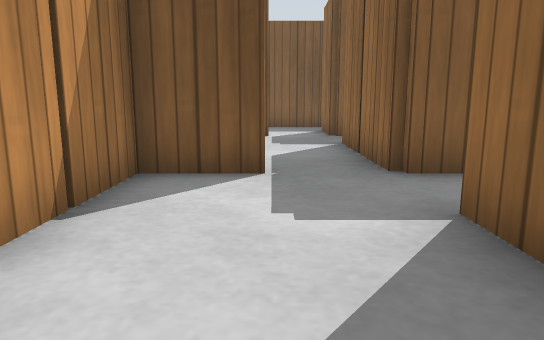
View 1 (above)

24 first-person views from a walk through a Gazebo world. The camera is 0.5 m above the floor, tilts 10° down and sees 70° across. The floor is counted in squares, 0.5 m on a side. Each view is taken from the middle of a square. On the plan, view 1 faces up. The plan holds only what a view shows up to about 13 squares ahead; the rest is blank. Simple patterns stand in for the simulator's built-in surfaces.

View 2
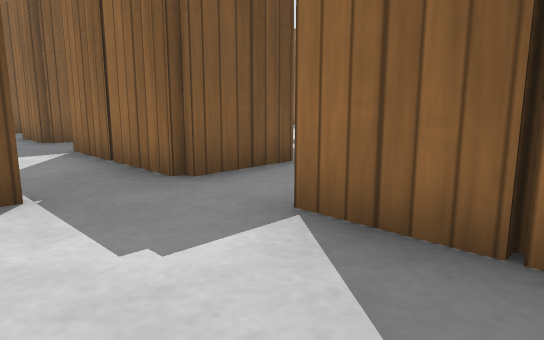

View 3
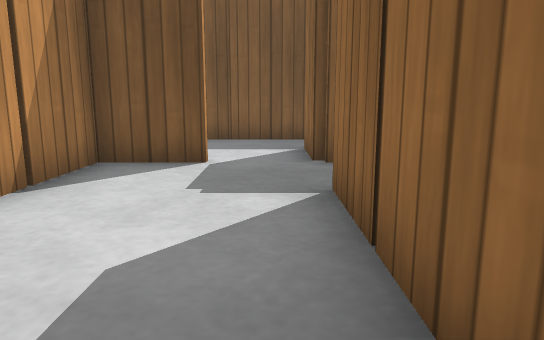

View 4
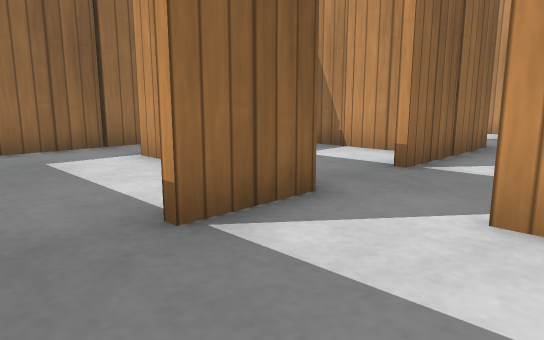

View 5
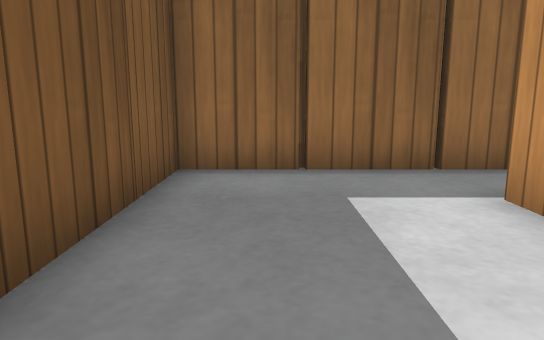

View 6
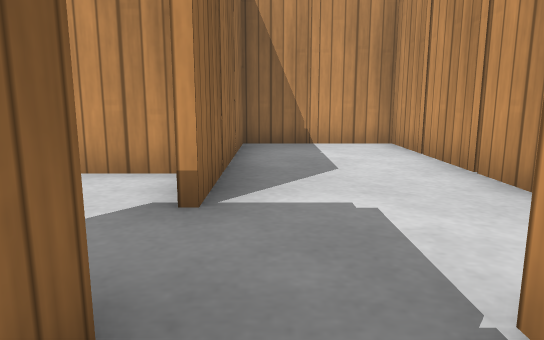

View 7
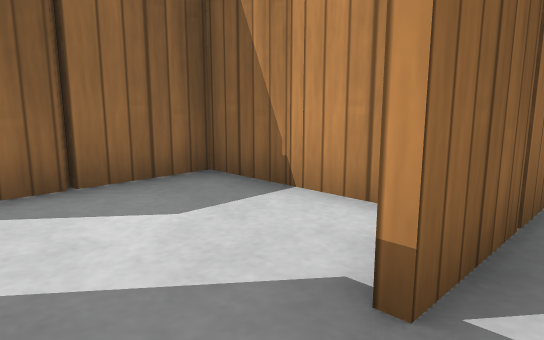

View 8
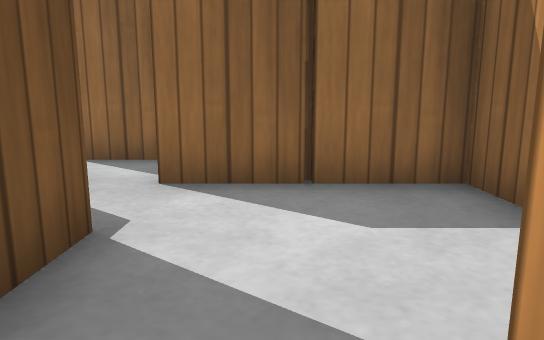

View 9
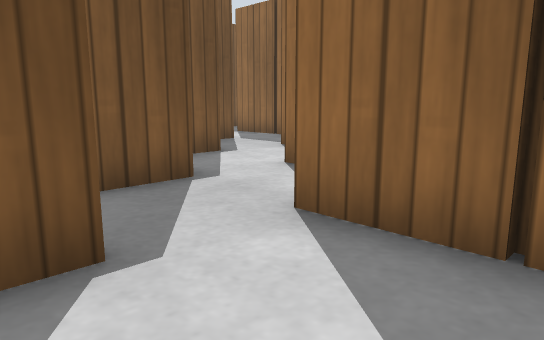

View 10
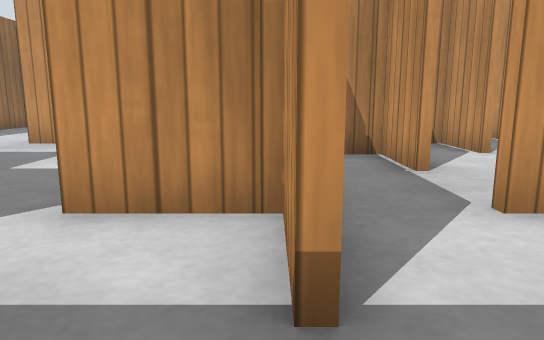

View 11
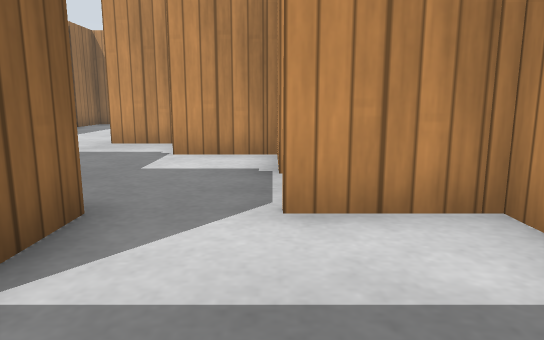

View 12
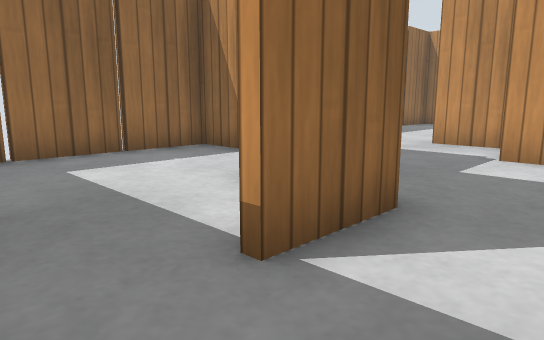

View 13
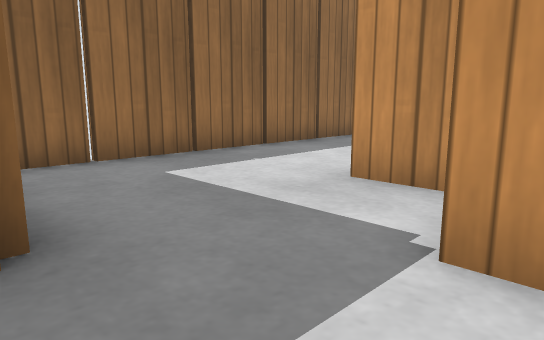

View 14
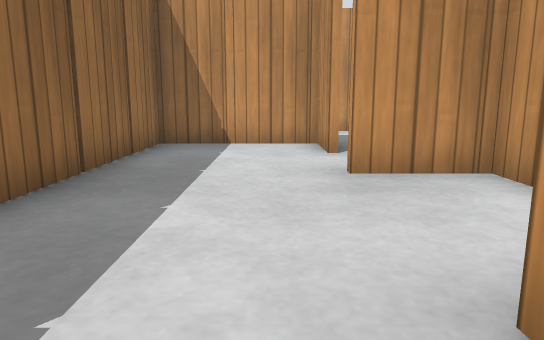

View 15
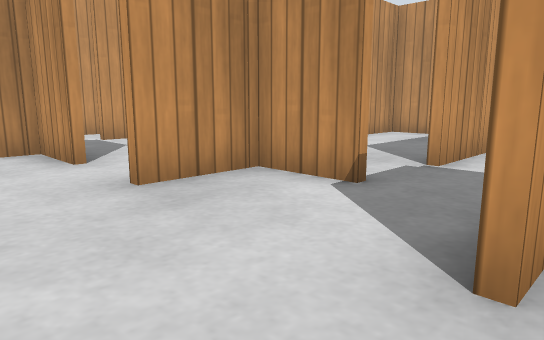

View 16
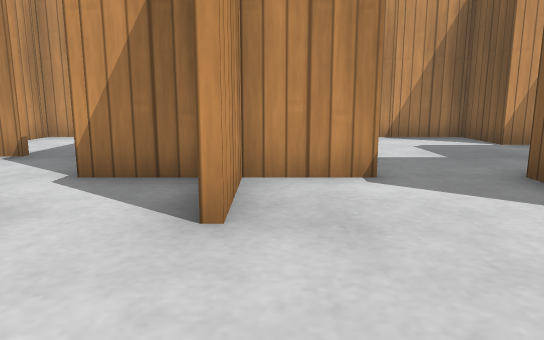

View 17
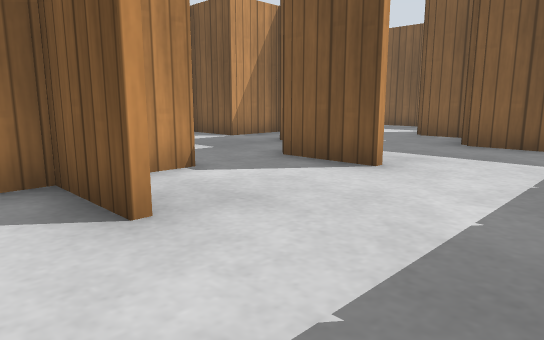

View 18
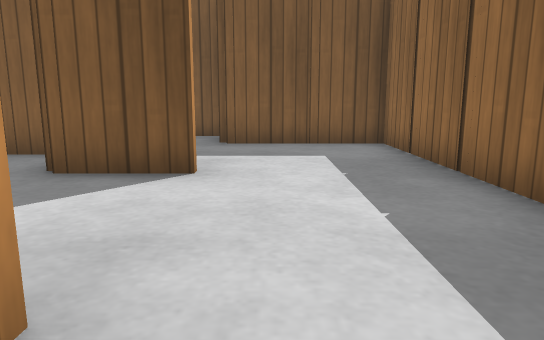

View 19
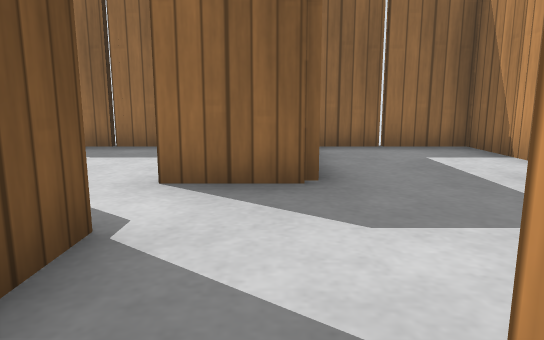

View 20
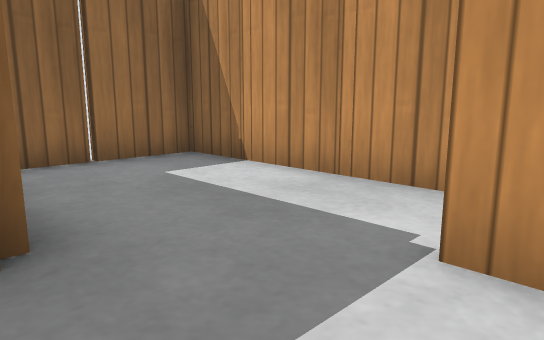

View 21
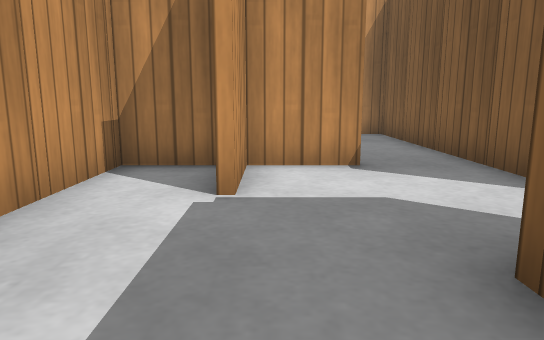

View 22
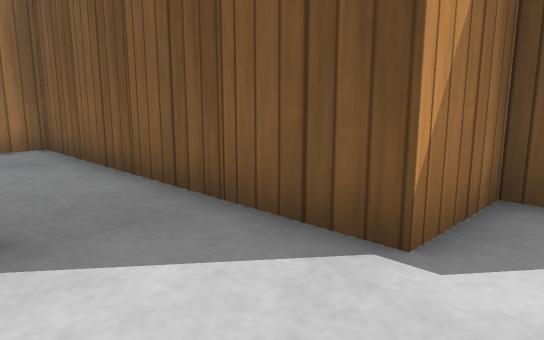

View 23
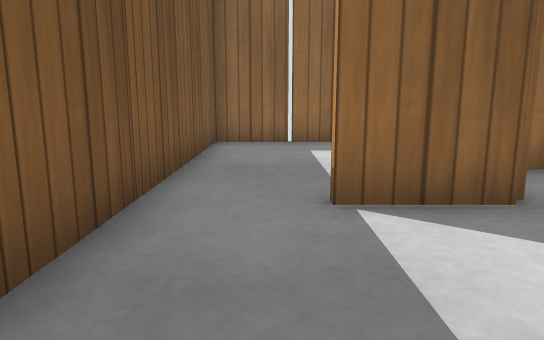

View 24
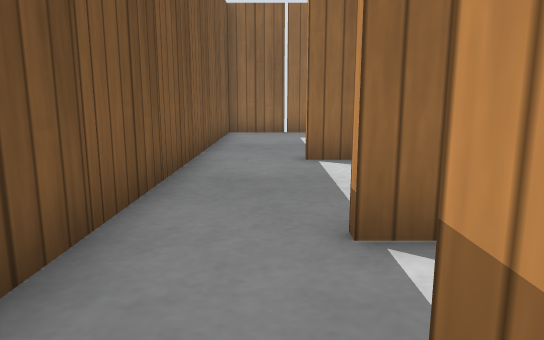

### Floor plan
Points are (right, up) in squares from view 1. A wall is a line through its corners. A room is listed if a view was taken in it or the views show most of it. See-through windows are left out.
Room 1 (views 1, 2, 3, 4, 5, 6, 7, 8, 9)
walls: (1.7, 8.4) (1.7, 9.5); (2.8, 7.6) (3.5, 7.6); (4.4, 7.6) (4.9, 7.6); (0, 5.4) (-1.5, 5.4); (4, 5.4) (2, 5.4); (0, 11.4) (-1.5, 11.4); (6, 7.4) (4.6, 7.4); (1.7, 12.4) (1.7, 13.5); (-1.9, 5.5) (-1.9, -0.5); (5.1, 11.6) (6, 11.6); (5.7, 4.4) (5.7, 5.5); (-1.9, 11.5) (-1.9, 9.5); (1.7, 2.4) (1.7, 3.5); (2.4, 1.6) (3.5, 1.6); (4.4, 1.6) (5.7, 1.6) (5.7, 2.6); (1.5, 15.4) (-0.8, 15.4); (7.7, 14.4) (7.7, 15.4) (4.4, 15.4); (0.5, -2.4) (1.7, -2.4)
low walls: (-0.5, 11.6) (0, 11.6)
ways out: opening at (8.7, 13) to room 2; opening at (-1, -2.5); opening at (6, 6)
objects: wooden post (-2, -1); wooden post (-2, 1); wooden post (-2, 3); wooden post (-2, 9); wooden post (0, 16); wooden post (2, -1); wooden post (2, 1); wooden post (2, 2); wooden post (2, 6); wooden post (2, 7); wooden post (2, 12); wooden post (2, 16); wooden post (4, 1); wooden post (4, 7); wooden post (4, 16); wooden post (6, 3); wooden post (6, 4); wooden post (6, 16); wooden post (8, 11); wooden post (8, 12); wooden post (8, 13); wooden post (8, 14)
Room 2 (views 10, 11, 12, 13, 14, 15, 16, 17, 18, 19, 20, 21, 22, 23, 24)
walls: (15.9, 3.5) (15.9, 2.4); (16.4, 5.6) (18, 5.6); (12.5, 3.6) (14, 3.6); (16.5, 1.6) (18, 1.6); (18, 5.4) (16, 5.4); (14.8, 7.4) (14, 7.4); (15.9, 0.6) (15.9, -0.6) (8.5, -0.6); (14, 7.6) (16, 7.6); (17.9, -0.5) (17.9, -2.4) (19.5, -2.4); (11.9, 8.5) (11.9, 7.4) (10.5, 7.4); (9.9, 6.5) (9.9, 5); (13.9, 9.6) (13.9, 8.6); (17.7, -1.6) (17.7, -0.5); (13.9, -2.5) (13.9, -3.6); (9.9, 9.5) (9.9, 8.5); (15.7, 11.5) (15.7, 13.5); (20.4, 9.6) (21.8, 9.6); (17.5, 11.4) (16.5, 11.4); (8.5, -0.4) (9.5, -0.4); (20.4, -2.4) (21.7, -2.4) (21.7, 15.4) (10.9, 15.4); (14.5, -4.4) (16, -4.4); (21.8, 9.4) (18.5, 9.4); (10, 11.4) (9.4, 11.4); (11.7, 12.4) (11.7, 13.5); (14.5, -6.4) (15.6, -6.4); (16.5, -6.4) (17.5, -6.4); (18.4, -6.4) (19.5, -6.4); (20.4, -6.4) (21.7, -6.4) (21.7, -3)
low walls: (18, 1.4) (16.5, 1.4); (12.4, 11.6) (14, 11.6); (9.5, 11.6) (10, 11.6); (11.9, 13.5) (11.9, 12.5); (9.5, 13.6) (10, 13.6)
ways out: opening at (8.7, 13) to room 1; opening at (9, 9)
objects: wooden post (8, -1); wooden post (8, 0); wooden post (10, -4); wooden post (10, -1); wooden post (12, -1); wooden post (12, 3); wooden post (12, 9); other object (12, 10); wooden post (12, 11); wooden post (12, 12); wooden post (12, 16); wooden post (14, -7) to (14, -6); other object (14, -4); wooden post (14, -1); wooden post (14, 8); wooden post (14, 16); wooden post (16, -7); wooden post (16, 1); wooden post (16, 2); wooden post (16, 6); wooden post (16, 12); wooden post (16, 16); wooden post (18, -7); wooden post (18, -2); wooden post (18, 10); wooden post (18, 16); wooden post (20, -7); wooden post (20, -3); wooden post (20, 9); wooden post (20, 16); wooden post (22, -5); wooden post (22, -1); wooden post (22, 1); wooden post (22, 3); wooden post (22, 5); wooden post (22, 7); wooden post (22, 11); wooden post (22, 13)

Where each view was taken, in squares from view 1:
view 1: 0 up, 0 right, facing up
view 2: 1 up, 1 left, facing up-right
view 3: 5 up, 1 right, facing up
view 4: 15 up, 1 left, facing down-right
view 5: 14 up, 2 right, facing right
view 6: 7 up, 1 right, facing down
view 7: 5 up, 1 right, facing down-right
view 8: 4 up, 1 right, facing right
view 9: 3 up, 3 right, facing up-right
view 10: 15 up, 12 right, facing down
view 11: 15 up, 14 right, facing down
view 12: 15 up, 14 right, facing down-right
view 13: 10 up, 15 right, facing down-right
view 14: 7 up, 19 right, facing down
view 15: 6 up, 20 right, facing down-left
view 16: 2 up, 21 right, facing left
view 17: 0 up, 21 right, facing up-left
view 18: 0 up, 19 right, facing up
view 19: 2 down, 13 right, facing right
view 20: 2 down, 15 right, facing down-right
view 21: 4 down, 20 right, facing left
view 22: 3 down, 17 right, facing up-left
view 23: 14 up, 12 right, facing right
view 24: 14 up, 9 right, facing right
